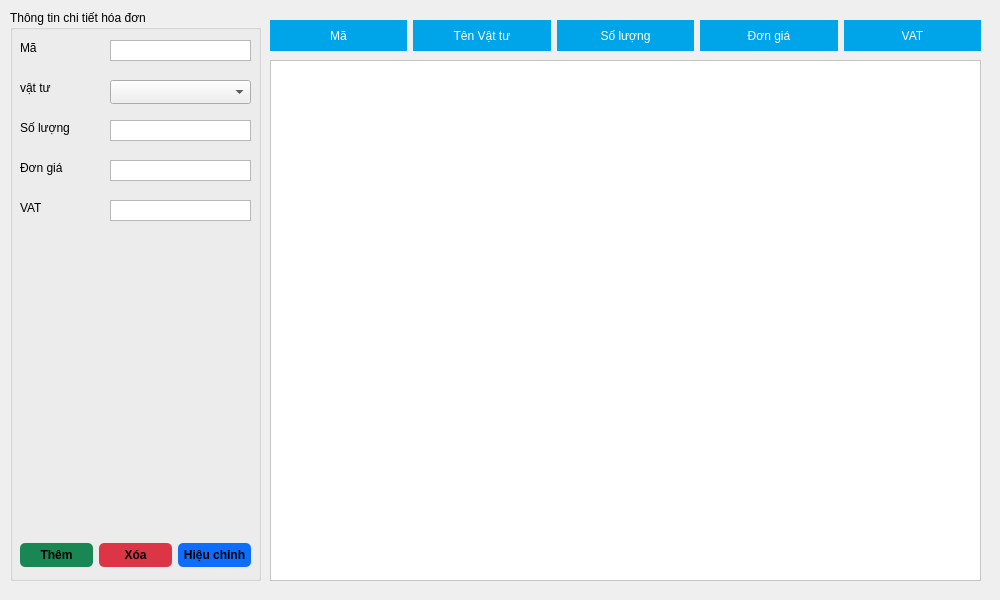
<?xml version="1.0" encoding="UTF-8"?>
<ui version="4.0">
 <class>InvoiceDetailWindow</class>
 <widget class="QDialog" name="InvoiceDetailWindow">
  <property name="geometry">
   <rect>
    <x>0</x>
    <y>0</y>
    <width>1000</width>
    <height>600</height>
   </rect>
  </property>
  <property name="windowTitle">
   <string>Dialog</string>
  </property>
  <property name="styleSheet">
   <string notr="true">#VAT, #detailId, #facilityName, #facilityQuantity, #invoiceDetailPrice {
	background-color: #00A4E8;
	color: #ffffff;
	font: Bold &quot;Inter&quot;;
}

QTableWidget
{
	background-color: #fff;
}

QPushButton {
	border-radius: 5px;
	background-color: black;
	height: 24px;
	font-weight: bold
}

#invoiceDetailAddButton
{
	background-color: #198754;
}

#invoiceDetailAddButton:hover
{
	background-color:  #157347;
}

#invoiceDetailDeleteButton
{
	background-color: #dc3545;
}

#invoiceDetailDeleteButton:hover
{
	background-color: #bb2d3b;
}

#invoiceDetailEditButton
{
	background-color: #0d6efd;
}

#invoiceDetailEditButton:hover
{
	background-color: #0b5ed7;
}</string>
  </property>
  <widget class="QWidget" name="layoutWidget">
   <property name="geometry">
    <rect>
     <x>270</x>
     <y>20</y>
     <width>711</width>
     <height>31</height>
    </rect>
   </property>
   <layout class="QHBoxLayout" name="horizontalLayout_12">
    <item>
     <widget class="QLabel" name="detailId">
      <property name="styleSheet">
       <string notr="true">#label {
	background-color: #00A4E8;
	color: #ffffff;
	font: Bold &quot;Inter&quot;;
}</string>
      </property>
      <property name="text">
       <string>Mã</string>
      </property>
      <property name="alignment">
       <set>Qt::AlignmentFlag::AlignCenter</set>
      </property>
     </widget>
    </item>
    <item>
     <widget class="QLabel" name="facilityName">
      <property name="styleSheet">
       <string notr="true">#label {
	background-color: #00A4E8;
	color: #ffffff;
	font: Bold &quot;Inter&quot;;
}</string>
      </property>
      <property name="text">
       <string>Tên Vật tư</string>
      </property>
      <property name="alignment">
       <set>Qt::AlignmentFlag::AlignCenter</set>
      </property>
     </widget>
    </item>
    <item>
     <widget class="QLabel" name="facilityQuantity">
      <property name="styleSheet">
       <string notr="true">#label {
	background-color: #00A4E8;
	color: #ffffff;
	font: Bold &quot;Inter&quot;;
}</string>
      </property>
      <property name="text">
       <string>Số lượng</string>
      </property>
      <property name="alignment">
       <set>Qt::AlignmentFlag::AlignCenter</set>
      </property>
     </widget>
    </item>
    <item>
     <widget class="QLabel" name="invoiceDetailPrice">
      <property name="styleSheet">
       <string notr="true">#label {
	background-color: #00A4E8;
	color: #ffffff;
	font: Bold &quot;Inter&quot;;
}</string>
      </property>
      <property name="text">
       <string>Đơn giá</string>
      </property>
      <property name="alignment">
       <set>Qt::AlignmentFlag::AlignCenter</set>
      </property>
     </widget>
    </item>
    <item>
     <widget class="QLabel" name="VAT">
      <property name="styleSheet">
       <string notr="true">#label {
	background-color: #00A4E8;
	color: #ffffff;
	font: Bold &quot;Inter&quot;;
}</string>
      </property>
      <property name="text">
       <string>VAT</string>
      </property>
      <property name="alignment">
       <set>Qt::AlignmentFlag::AlignCenter</set>
      </property>
     </widget>
    </item>
   </layout>
  </widget>
  <widget class="QTableWidget" name="invoiceDetailTable">
   <property name="geometry">
    <rect>
     <x>270</x>
     <y>60</y>
     <width>711</width>
     <height>521</height>
    </rect>
   </property>
   <property name="horizontalScrollBarPolicy">
    <enum>Qt::ScrollBarPolicy::ScrollBarAlwaysOff</enum>
   </property>
  </widget>
  <widget class="QGroupBox" name="InvoiceGroup">
   <property name="geometry">
    <rect>
     <x>10</x>
     <y>10</y>
     <width>251</width>
     <height>571</height>
    </rect>
   </property>
   <property name="title">
    <string>Thông tin chi tiết hóa đơn</string>
   </property>
   <widget class="QLabel" name="label_11">
    <property name="geometry">
     <rect>
      <x>10</x>
      <y>30</y>
      <width>61</width>
      <height>16</height>
     </rect>
    </property>
    <property name="text">
     <string>Mã</string>
    </property>
   </widget>
   <widget class="QTextEdit" name="invoiceDetailId">
    <property name="geometry">
     <rect>
      <x>100</x>
      <y>30</y>
      <width>141</width>
      <height>21</height>
     </rect>
    </property>
    <property name="verticalScrollBarPolicy">
     <enum>Qt::ScrollBarPolicy::ScrollBarAlwaysOff</enum>
    </property>
    <property name="acceptRichText">
     <bool>true</bool>
    </property>
   </widget>
   <widget class="QLabel" name="label_12">
    <property name="geometry">
     <rect>
      <x>10</x>
      <y>70</y>
      <width>81</width>
      <height>16</height>
     </rect>
    </property>
    <property name="text">
     <string>vật tư</string>
    </property>
   </widget>
   <widget class="QWidget" name="layoutWidget_8">
    <property name="geometry">
     <rect>
      <x>10</x>
      <y>530</y>
      <width>231</width>
      <height>31</height>
     </rect>
    </property>
    <layout class="QHBoxLayout" name="horizontalLayout_10">
     <item>
      <widget class="QPushButton" name="invoiceDetailAddButton">
       <property name="styleSheet">
        <string notr="true"/>
       </property>
       <property name="text">
        <string>Thêm</string>
       </property>
      </widget>
     </item>
     <item>
      <widget class="QPushButton" name="invoiceDetailDeleteButton">
       <property name="styleSheet">
        <string notr="true"/>
       </property>
       <property name="text">
        <string>Xóa</string>
       </property>
      </widget>
     </item>
     <item>
      <widget class="QPushButton" name="invoiceDetailEditButton">
       <property name="styleSheet">
        <string notr="true"/>
       </property>
       <property name="text">
        <string>Hiệu chỉnh</string>
       </property>
      </widget>
     </item>
    </layout>
   </widget>
   <widget class="QTextEdit" name="facilityQuantityText">
    <property name="geometry">
     <rect>
      <x>100</x>
      <y>110</y>
      <width>141</width>
      <height>21</height>
     </rect>
    </property>
    <property name="verticalScrollBarPolicy">
     <enum>Qt::ScrollBarPolicy::ScrollBarAlwaysOff</enum>
    </property>
    <property name="acceptRichText">
     <bool>true</bool>
    </property>
   </widget>
   <widget class="QLabel" name="label_15">
    <property name="geometry">
     <rect>
      <x>10</x>
      <y>110</y>
      <width>81</width>
      <height>16</height>
     </rect>
    </property>
    <property name="text">
     <string>Số lượng</string>
    </property>
   </widget>
   <widget class="QTextEdit" name="invoiceDetailPriceText">
    <property name="geometry">
     <rect>
      <x>100</x>
      <y>150</y>
      <width>141</width>
      <height>21</height>
     </rect>
    </property>
    <property name="verticalScrollBarPolicy">
     <enum>Qt::ScrollBarPolicy::ScrollBarAlwaysOff</enum>
    </property>
    <property name="acceptRichText">
     <bool>true</bool>
    </property>
   </widget>
   <widget class="QLabel" name="label_16">
    <property name="geometry">
     <rect>
      <x>10</x>
      <y>150</y>
      <width>81</width>
      <height>16</height>
     </rect>
    </property>
    <property name="text">
     <string>Đơn giá</string>
    </property>
   </widget>
   <widget class="QLabel" name="label_17">
    <property name="geometry">
     <rect>
      <x>10</x>
      <y>190</y>
      <width>81</width>
      <height>16</height>
     </rect>
    </property>
    <property name="text">
     <string>VAT</string>
    </property>
   </widget>
   <widget class="QTextEdit" name="vatPrice">
    <property name="geometry">
     <rect>
      <x>100</x>
      <y>190</y>
      <width>141</width>
      <height>21</height>
     </rect>
    </property>
    <property name="verticalScrollBarPolicy">
     <enum>Qt::ScrollBarPolicy::ScrollBarAlwaysOff</enum>
    </property>
    <property name="acceptRichText">
     <bool>true</bool>
    </property>
   </widget>
   <widget class="QComboBox" name="facilityNameBox">
    <property name="geometry">
     <rect>
      <x>100</x>
      <y>70</y>
      <width>141</width>
      <height>24</height>
     </rect>
    </property>
   </widget>
  </widget>
 </widget>
 <resources/>
 <connections/>
</ui>
